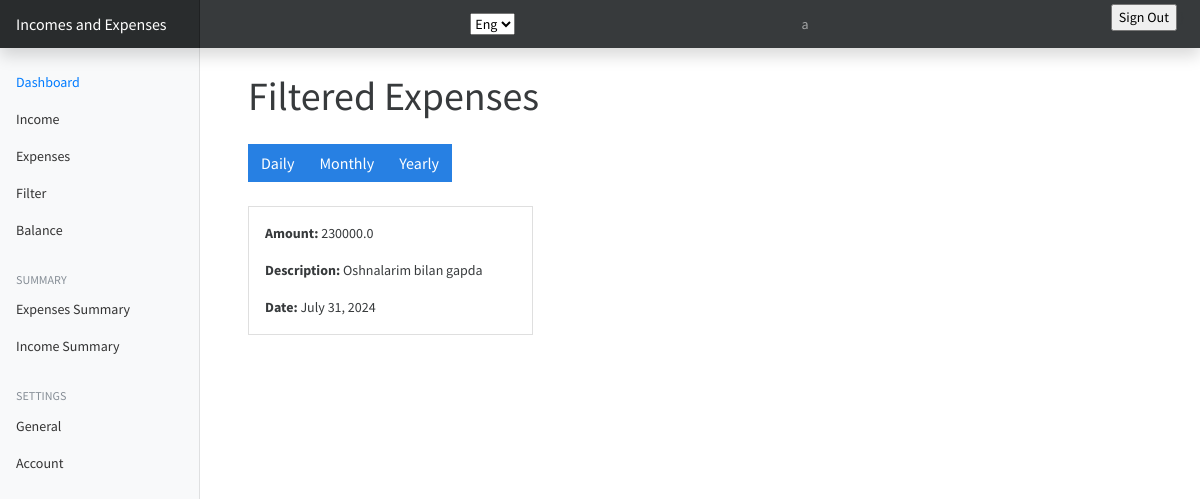
Page /filter-expenses (signed in) on the committed database.
### expenses/models.py (models this page shows, shortened)
class Expense(models.Model):
    amount = models.FloatField()
    date = models.DateField(default=timezone.now)
    description = models.TextField()
    owner = models.ForeignKey(to=User, on_delete=models.CASCADE)
    category = models.CharField(max_length=256)
    class Meta:
        ordering: ['-date']

### expenses/views.py (the view)
# urls.py: path('filter-expenses', views.filter_expenses, name='filter_expenses'),
@login_required(login_url='/authentication/login')
def filter_expenses(request):
    today = datetime.date.today()
    filter_type = request.GET.get('filter', 'daily')
    if filter_type == 'daily':
        start_date = today
    elif filter_type == 'monthly':
        start_date = today.replace(day=1)
    elif filter_type == 'yearly':
        start_date = today.replace(month=1, day=1)
    else:
        start_date = today
    expenses = Expense.objects.filter(owner=request.user, date__gte=start_date).order_by('-date')
    context = {
        'expenses': expenses,
        'filter_type': filter_type,
    }
    return render(request, 'expenses/filter_expenses.html', context)

### templates/expenses/filter_expenses.html (shortened to what this page needs)
{% extends 'base.html' %}
{% block content %}
    <div class="container">
        <h1 class="my-4">Filtered Expenses</h1>
        <div class="btn-group mb-4">
            <button id="dailyBtn" class="btn btn-primary" data-translate="Daily">Daily</button>
            <button id="monthlyBtn" class="btn btn-primary" data-translate="Monthly">Monthly</button>
            <button id="yearlyBtn" class="btn btn-primary" data-translate="Yearly">Yearly</button>
        </div>
        <div class="row" id="expensesList">
            {% for expense in expenses %}
                <div class="col-md-4 mb-3">
                    <div class="card">
                        <div class="card-body">
                            <p class="card-text"><strong data-translate="Amount">Amount:</strong> {{ expense.amount }}</p>
                            <p class="card-text"><strong data-translate="Description">Description:</strong> {{ expense.description }}</p>
                            <p class="card-text"><strong data-translate="Date">Date:</strong> {{ expense.date }}</p>
                        </div>
                    </div>
                </div>
            {% endfor %}
        </div>
    </div>
{% endblock %}

### templates/base.html (shortened to what this page needs)
{%load static%}
<html lang="en">
<head>
  <link href="{% static '/css/bootstrap.min.css'%}" rel="stylesheet">
  <link href="{% static '/css/main.css'%}" rel="stylesheet">
  <link href="{% static 'css/dashboard.css'%}" rel="stylesheet">
</head>
<body>
  <header class="navbar navbar-dark sticky-top bg-dark flex-md-nowrap p-0 shadow">
    <a class="navbar-brand col-md-3 col-lg-2 me-0 px-3" href="#" data-translate="">Incomes and Expenses </a>
    <select class="selecttt" name="" id="language-select">
      <option value="eng">Eng</option>
    </select>
    <span class="navbar-nav px-3">
        <a class="nav-link">{{request.user.username}}</a>
    </span>
    <ul class="navbar-nav px-3">
      <li class="nav-item text-nowrap">
        <form action="{% url 'logout'%}" method="post">
          <input class="text" type="submit" value="Sign Out">
        </form>
      </li>
    </ul>
  </header>
  <div class="container-fluid">
    <div class="row">
      {% include 'partials/_sidebar.html' %}
      <main class="col-md-9 ms-sm-auto col-lg-10 px-md-4">
        {%block content%}
        {%endblock%}
      </main>
    </div>
  </div>
</body>
</html>

### PROJECT/static/css/dashboard.css (style rules this page uses)
body { font-size: .875rem; }
.navbar-brand { padding-top: .75rem; padding-bottom: .75rem; font-size: 1rem; background-color: rgba(0, 0, 0, .25); box-shadow: inset -1px 0 0 rgba(0, 0, 0, .25); }

### rows in the picture
Expense: amount "230000.0", description "Oshnalarim bilan gapda", date "July 31, 2024"

### other values in the picture
{{ request.user.username }} "a"
